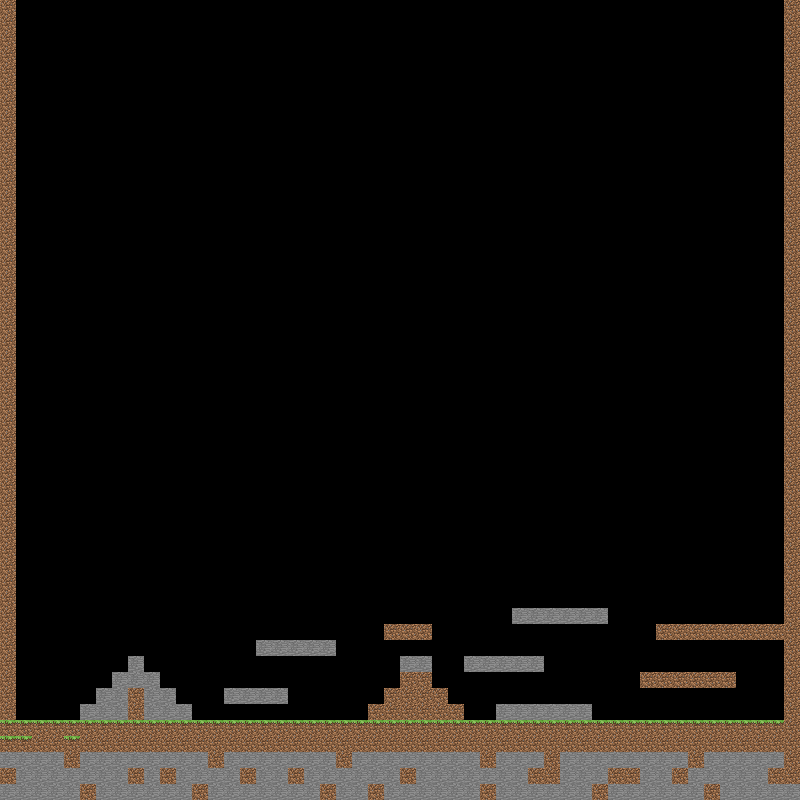

This game map was drawn from its Tiled (.tmx) file and the tilesets committed beside it. A one-line description and the trimmed map source follow:
An orthogonal 50x50 tile map with 16x16 px tiles, 1 tile layer (tiled) and 61 objects.

<map version="1.2" orientation="orthogonal" renderorder="right-down" width="50" height="50" tilewidth="16" tileheight="16" nextobjectid="105">
  <properties>
    <property name="sw1" value="1" />
    <property name="sw2" value="3" />
    <property name="sw3" value="2" />
  </properties>
  <tileset firstgid="1" name="base" columns="64" tilecount="4096" tileheight="16" tilewidth="16">
    <image source="map_resource.png" width="1024" height="1024" />
  </tileset>
  <layer name="tiled" width="50" height="50">
    <data>[2500 cells, 413 non-empty, 3 distinct tile ids]</data>
  </layer>
  <objectgroup name="Collision">
    <object id="32" x="784" y="0" width="16" height="800" />
    <object id="36" x="0" y="720" width="800" height="16" />
    <object id="37" x="0" y="0" width="16" height="800" />
    <object id="39" x="128" y="656" width="16" height="16" />
    <object id="40" x="144" y="672" width="16" height="16" />
    <object id="49" x="112" y="672" width="16" height="16" />
    <object id="50" x="96" y="688" width="16" height="16" />
    <object id="51" x="80" y="704" width="16" height="16" />
    <object id="52" x="160" y="688" width="16" height="16" />
    <object id="53" x="176" y="704" width="16" height="16" />
    <object id="54" x="224" y="688" width="16" height="16" />
    <object id="55" x="240" y="688" width="16" height="16" />
    <object id="56" x="256" y="688" width="16" height="16" />
    <object id="57" x="272" y="688" width="16" height="16" />
    <object id="58" x="256" y="640" width="16" height="16" />
    <object id="59" x="304" y="640" width="16" height="16" />
    <object id="60" x="288" y="640" width="16" height="16" />
    <object id="61" x="272" y="640" width="16" height="16" />
    <object id="62" x="320" y="640" width="16" height="16" />
    <object id="63" x="656" y="624" width="16" height="16" />
    <object id="64" x="768" y="624" width="16" height="16" />
    <object id="65" x="752" y="624" width="16" height="16" />
    <object id="66" x="736" y="624" width="16" height="16" />
    <object id="67" x="720" y="624" width="16" height="16" />
    <object id="68" x="704" y="624" width="16" height="16" />
    <object id="69" x="672" y="624" width="16" height="16" />
    <object id="70" x="688" y="624" width="16" height="16" />
    <object id="71" x="688" y="672" width="16" height="16" />
    <object id="72" x="704" y="672" width="16" height="16" />
    <object id="73" x="720" y="672" width="16" height="16" />
    <object id="74" x="672" y="672" width="16" height="16" />
    <object id="75" x="656" y="672" width="16" height="16" />
    <object id="76" x="640" y="672" width="16" height="16" />
    <object id="77" x="464" y="656" width="16" height="16" />
    <object id="78" x="480" y="656" width="16" height="16" />
    <object id="79" x="496" y="656" width="16" height="16" />
    <object id="80" x="512" y="656" width="16" height="16" />
    <object id="81" x="528" y="656" width="16" height="16" />
    <object id="82" x="496" y="704" width="16" height="16" />
    <object id="83" x="512" y="704" width="16" height="16" />
    <object id="84" x="512" y="608" width="16" height="16" />
    <object id="85" x="592" y="608" width="16" height="16" />
    <object id="86" x="576" y="608" width="16" height="16" />
    <object id="87" x="560" y="608" width="16" height="16" />
    <object id="88" x="544" y="608" width="16" height="16" />
    <object id="89" x="528" y="608" width="16" height="16" />
    <object id="90" x="576" y="704" width="16" height="16" />
    <object id="91" x="560" y="704" width="16" height="16" />
    <object id="92" x="544" y="704" width="16" height="16" />
    <object id="93" x="528" y="704" width="16" height="16" />
    <object id="94" x="400" y="672" width="16" height="16" />
    <object id="95" x="400" y="656" width="16" height="16" />
    <object id="96" x="416" y="656" width="16" height="16" />
    <object id="97" x="416" y="672" width="16" height="16" />
    <object id="98" x="432" y="688" width="16" height="16" />
    <object id="99" x="448" y="704" width="16" height="16" />
    <object id="100" x="368" y="704" width="16" height="16" />
    <object id="101" x="384" y="688" width="16" height="16" />
    <object id="102" x="384" y="624" width="16" height="16" />
    <object id="103" x="416" y="624" width="16" height="16" />
    <object id="104" x="400" y="624" width="16" height="16" />
  </objectgroup>
</map>